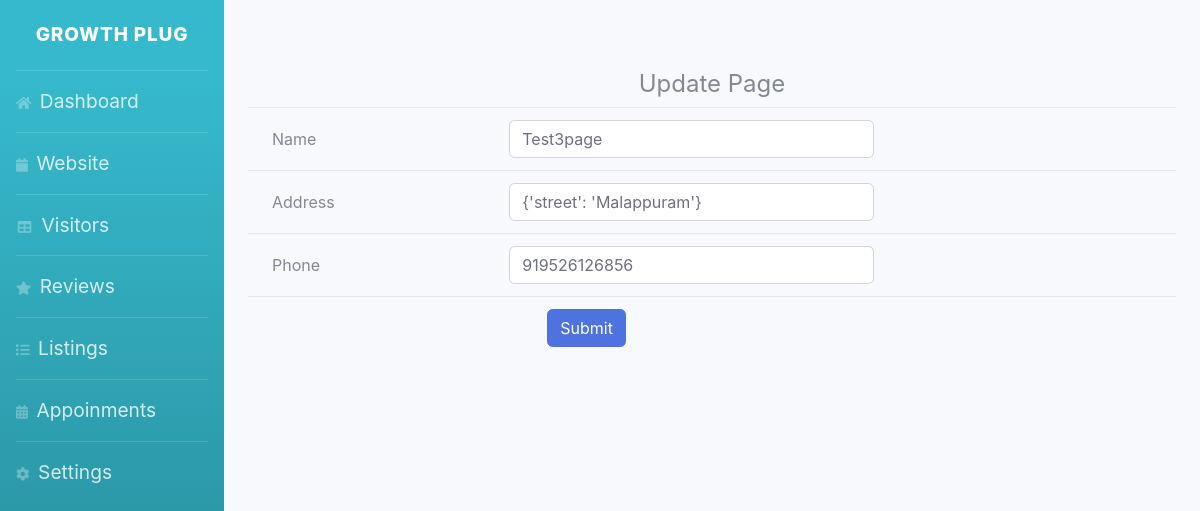
The app's page /update/3 (signed in) with its own data.
### core/models.py (models this page shows)
class Pages(models.Model):
    source = models.CharField(max_length=100)
    page_name = models.CharField(max_length=100)
    address = models.CharField(max_length=200)
    phone = models.IntegerField(null=True)
    listed = models.BooleanField()

### core/views.py (the view, shortened to what this page needs)
# urls.py: path('update/<id>',update,name='updatepage'),
@login_required
def update(request,id):
  update_page=Pages.objects.get(pk=id)
  print(update_page)
  if request.method == 'GET':
    return render(request,'update.html',{'data':update_page})

### core/templates/update.html (shortened to what this page needs)
{% extends 'base.html' %}
{% block content %}
<div class="container">
    <form method="post">
        <table class="table">
            <h4 class='d-flex justify-content-center' style="margin-top: 70px;"> Update Page</h4>
            <tr>
                <td>
                    <label for="inputName" class="col-sm-3 col-form-label ">Name</label>
                </td>
                <td>
                    <div class="col-sm-7">
                        <input type="text" class="form-control" id="" placeholder="Name" name="name" value="{{ data.page_name }}">
                      </div>
                </td>
            </tr>
            <tr>
                <td>
                    <label for="inputName" class="col-sm-3 col-form-label ">Address</label>
                </td>
                <td>
                    <div class="col-sm-7">
                        <input type="text" class="form-control" id="" placeholder="Address" name="address" value="{{ data.address }}">
                      </div>
                </td>
            </tr>
            <tr>
                <td>
                    <label for="inputphone" class="col-sm-3 col-form-label ">Phone</label>
                </td>
                <td>
                    <div class="col-sm-7">
                        <input type="text" class="form-control" id="" placeholder="Phone" name="phone" value="{{ data.phone }}">
                      </div>
                </td>
            </tr><tr>
                <td></td>
                <td> <button type="submit" class="btn btn-primary" style="margin-left: 50px;">Submit</button></td>
            </tr>
        </table>
    </form>
</div>
{% endblock %}

### records on screen
Pages: name "Test3page", address "{'street': 'Malappuram'}", phone "919526126856"
